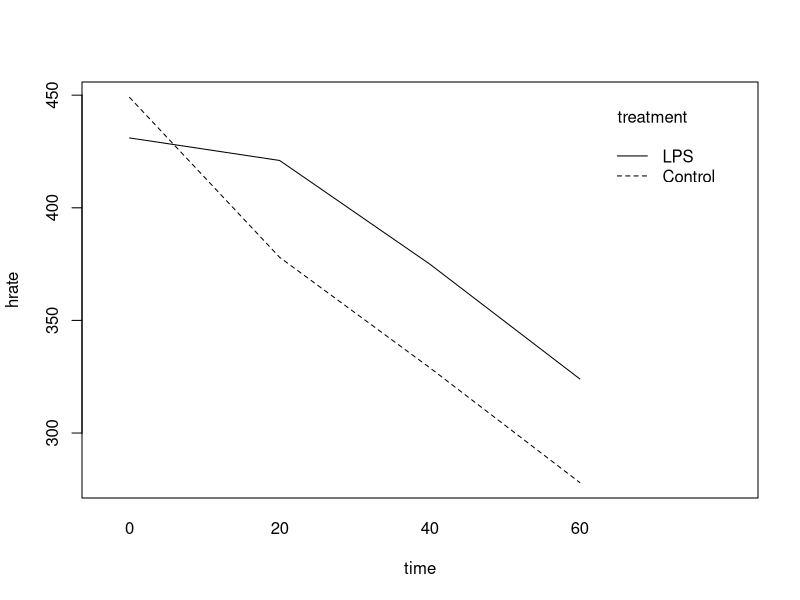

The R script that drew this image:
## ---- chunk 1
coli <- read.csv("coli.csv", sep= ",")
head(coli)
## ---- chunk 2
attach(coli)
(mean.time <- tapply( X = hrate, INDEX = list(treatment,time), FUN = mean))
## ---- chunk 3
interaction.plot(x.factor=coli$time, trace.factor= coli$treatment, response=coli$hrate,type="l",xlab="time",ylab="hrate",trace.label="treatment", fun=mean)
## ---- chunk 4
library(reshape)
(data.wide <- cast(coli, treatment + rat ~ time , value="hrate")) 

# library(reshape2)
# data.wide <- dcast(coli, treatment + rat ~ time, value.var="hrate")
# data.wide
## ---- chunk 5
s<-split(data.wide,data.wide$treatment)
mean.contrl <- sapply(s$Control[,3:6],mean)
mean.LPS <- sapply(s$LPS[,3:6],mean)
rbind(mean.contrl,mean.LPS)

#If we were allowed to use the long format
tapply(coli$hrate, list(treatment,time),mean)
## ---- chunk 6
data.wide[data.wide$treatment=="Control",]
data.wide[data.wide$treatment=="LPS",]

#OR
LPS <- subset(data.wide,treatment=="LPS")
Control <- subset(data.wide,treatment=="Control")

#OR
split(data.wide,data.wide$treatment) # It is in list format though
## ---- chunk 7
sapply(LPS[,-1:-2],mean)
sapply(Control[,-1:-2],mean)

#OR
#aggregate(.~treatment, LPS, mean)
#aggregate(.~treatment, Control, mean) 
## ---- chunk 8
rbind(Control, LPS)
